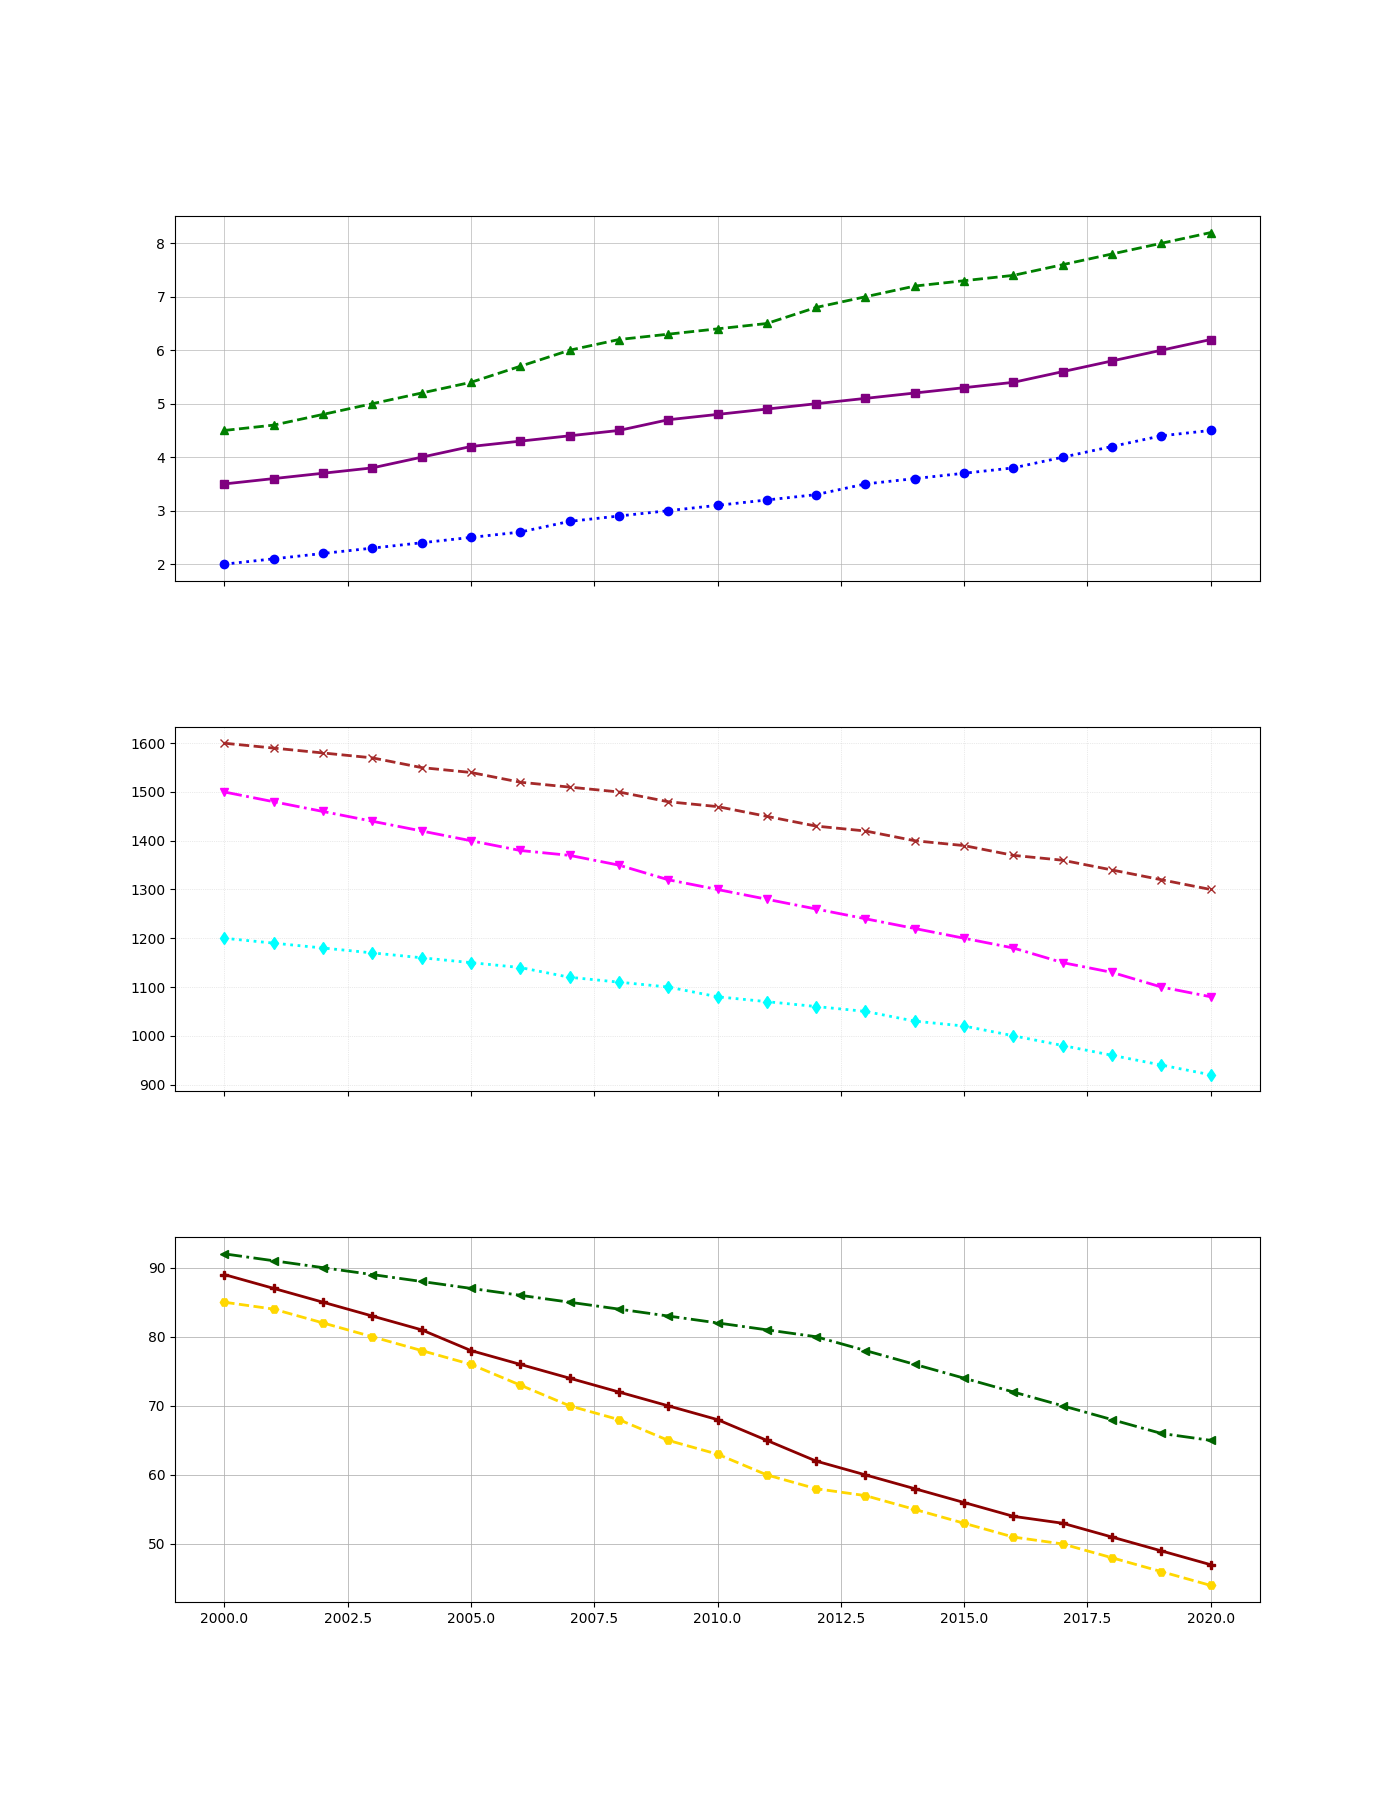

Here is the Python script that generated this plot:
import matplotlib.pyplot as plt
import numpy as np

years = np.arange(2000, 2021)

delta_a_pollution = [4.5, 4.6, 4.8, 5.0, 5.2, 5.4, 5.7, 6.0, 6.2, 6.3, 6.4, 6.5, 6.8, 7.0, 7.2, 7.3, 7.4, 7.6, 7.8, 8.0, 8.2]
delta_a_fish_population = [1500, 1480, 1460, 1440, 1420, 1400, 1380, 1370, 1350, 1320, 1300, 1280, 1260, 1240, 1220, 1200, 1180, 1150, 1130, 1100, 1080]
delta_a_water_clarity = [89, 87, 85, 83, 81, 78, 76, 74, 72, 70, 68, 65, 62, 60, 58, 56, 54, 53, 51, 49, 47]

delta_b_pollution = [3.5, 3.6, 3.7, 3.8, 4.0, 4.2, 4.3, 4.4, 4.5, 4.7, 4.8, 4.9, 5.0, 5.1, 5.2, 5.3, 5.4, 5.6, 5.8, 6.0, 6.2]
delta_b_fish_population = [1600, 1590, 1580, 1570, 1550, 1540, 1520, 1510, 1500, 1480, 1470, 1450, 1430, 1420, 1400, 1390, 1370, 1360, 1340, 1320, 1300]
delta_b_water_clarity = [85, 84, 82, 80, 78, 76, 73, 70, 68, 65, 63, 60, 58, 57, 55, 53, 51, 50, 48, 46, 44]

delta_c_pollution = [2.0, 2.1, 2.2, 2.3, 2.4, 2.5, 2.6, 2.8, 2.9, 3.0, 3.1, 3.2, 3.3, 3.5, 3.6, 3.7, 3.8, 4.0, 4.2, 4.4, 4.5]
delta_c_fish_population = [1200, 1190, 1180, 1170, 1160, 1150, 1140, 1120, 1110, 1100, 1080, 1070, 1060, 1050, 1030, 1020, 1000, 980, 960, 940, 920]
delta_c_water_clarity = [92, 91, 90, 89, 88, 87, 86, 85, 84, 83, 82, 81, 80, 78, 76, 74, 72, 70, 68, 66, 65]

fig, axs = plt.subplots(3, 1, figsize=(14, 18), sharex=True)

# Subplot 1: Pollution Levels
axs[0].plot(years, delta_c_pollution, color='blue', linestyle=':', marker='o', linewidth=2)
axs[0].plot(years, delta_a_pollution, color='green', linestyle='--', marker='^', linewidth=2)
axs[0].plot(years, delta_b_pollution, color='purple', linestyle='-', marker='s', linewidth=2)
axs[0].grid(True, linestyle='-', linewidth=0.5, alpha=0.9)

# Subplot 2: Fish Population
axs[1].plot(years, delta_b_fish_population, color='brown', linestyle='--', marker='x', linewidth=2)
axs[1].plot(years, delta_c_fish_population, color='cyan', linestyle=':', marker='d', linewidth=2)
axs[1].plot(years, delta_a_fish_population, color='magenta', linestyle='-.', marker='v', linewidth=2)
axs[1].grid(True, linestyle=':', linewidth=0.5, alpha=0.5)

# Subplot 3: Water Clarity
axs[2].plot(years, delta_a_water_clarity, color='darkred', linestyle='-', marker='P', linewidth=2)
axs[2].plot(years, delta_b_water_clarity, color='gold', linestyle='--', marker='H', linewidth=2)
axs[2].plot(years, delta_c_water_clarity, color='darkgreen', linestyle='-.', marker='<', linewidth=2)
axs[2].grid(True, linestyle='-', linewidth=0.7, alpha=0.8)

plt.subplots_adjust(hspace=0.4)
plt.show()
